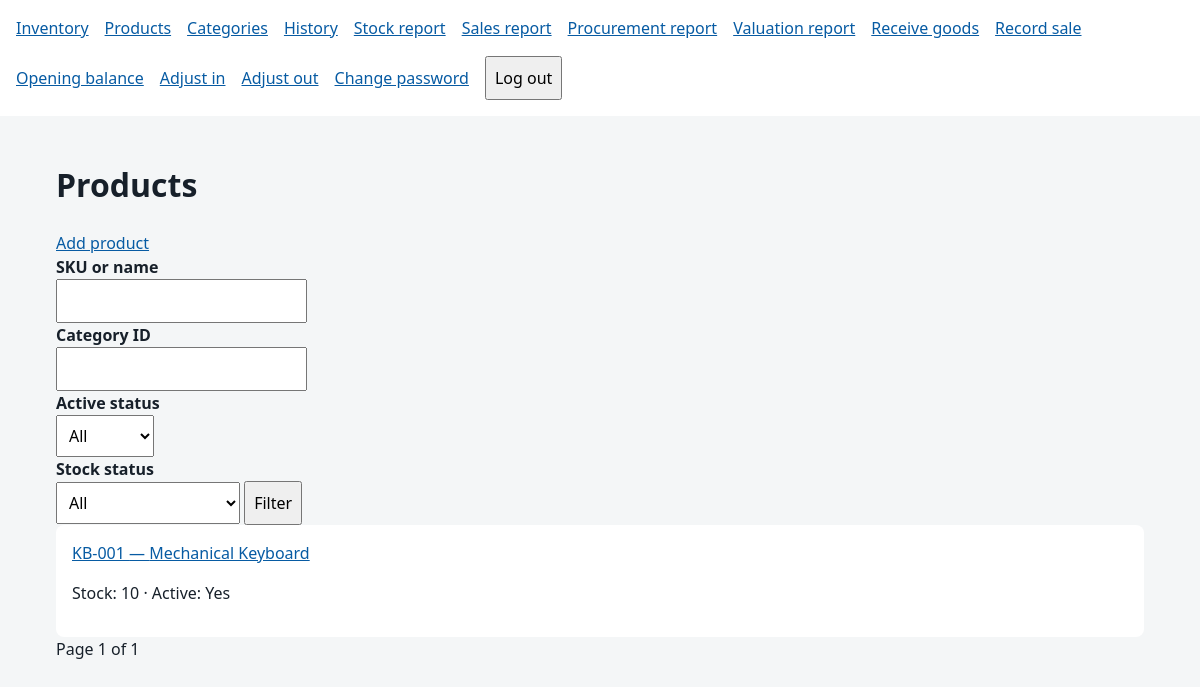
Screenshot of /products/ (signed in) with the database file from the repository.
### inventory/models.py (models this page shows, shortened)
class Product(models.Model):
    sku = models.CharField(max_length=50, unique=True)
    name = models.CharField(max_length=200)
    category = models.ForeignKey(
        Category,
        on_delete=models.PROTECT,
        related_name="products",
    )
    price = models.DecimalField(
        max_digits=10,
        decimal_places=2,
        validators=[MinValueValidator(Decimal("0.00"))],
    )
    stock_quantity = models.PositiveIntegerField(default=0)
    reorder_level = models.PositiveIntegerField(default=0)
    created_at = models.DateTimeField(auto_now_add=True)
    updated_at = models.DateTimeField(auto_now=True)
    description = models.TextField(blank=True)
    is_active = models.BooleanField(default=True)
    average_unit_cost = models.DecimalField(max_digits=24, decimal_places=6, default=0)
    inventory_value = models.DecimalField(max_digits=24, decimal_places=6, default=0)
    class Meta:
        ordering = ["name", "id"]
        constraints = [
            models.CheckConstraint(
                condition=models.Q(price__gte=0),
                name="inventory_product_price_nonnegative",
            ),
        ]

### inventory/web_views.py (the view)
# urls.py: path("products/", views.products, name="web-products"),
@login_required
@permission_required("inventory.view_product", raise_exception=True)
def products(request):
    try:
        qs = filter_products(Product.objects.select_related("category"), request.GET)
        page = Paginator(qs, 25).get_page(request.GET.get("page"))
    except ValidationError as exc:
        messages.error(request, "; ".join(exc.messages))
        page = Paginator(Product.objects.none(), 25).get_page(1)
    query = request.GET.copy()
    query.pop("page", None)
    return render(request, "inventory/products.html", {
        "products": page, "page": page, "query": query.urlencode()
    })

### inventory/queries.py (called while the page is built, shortened)
def integer(params, key):
    value = params.get(key)
    if not value:
        return None

def filter_products(qs, params):
    search = params.get("q", "").strip()
    if search:
        qs = qs.filter(Q(sku__icontains=search) | Q(name__icontains=search))
    category = integer(params, "category")
    if category:
        qs = qs.filter(category_id=category)
    active = params.get("active", "")
    if active not in {"", "true", "false"}:
        raise ValidationError("active must be true or false.")
    if active:
        qs = qs.filter(is_active=active == "true")
    low = params.get("low", "")
    if low not in {"", "true", "false"}:
        raise ValidationError("low must be true or false.")
    if low == "true":
        qs = qs.filter(stock_quantity__lte=F("reorder_level"))
    elif low == "false":
        qs = qs.filter(stock_quantity__gt=F("reorder_level"))
    return qs.order_by("name", "id")

### templates/inventory/products.html (shortened to what this page needs)
{% extends 'base.html' %}
{% block content %}<h1>Products</h1>
    {% if perms.inventory.add_product %}
        <a href="{% url 'web-product-create' %}">Add product</a>
    {% endif %}
    <form method="get">
        <label for="q">SKU or name</label><input id="q" name="q" value="{{ request.GET.q }}">
        <label for="category">Category ID</label><input id="category" name="category" value="{{ request.GET.category }}">
        <label for="active">Active status</label><select id="active" name="active"><option value="">All</option></select>
        <label for="low">Stock status</label><select id="low" name="low"><option value="">All</option></select>
        <button>Filter</button>
    </form>
    <div class="cards">
        {% for product in products %}
            <article>
                <a href="{% url 'web-product-detail' product.pk %}">{{ product.sku }} — {{ product.name }}
                </a>
                <p>Stock: {{ product.stock_quantity }} · Active: {{ product.is_active|yesno:'Yes,No' }}</p>
            </article>
        {% empty %}<p>No products yet.</p>{% endfor %}
    </div>
    {% include 'inventory/_pagination.html' %}
{% endblock %}

### static/inventory.css (style rules this page uses)
body { margin: 0; font: 1rem/1.5 system-ui, sans-serif; color: #17202a; background: #f4f6f7; }
a { color: #075ba3; }
label { display: block; font-weight: 600; }
input, select, textarea, button { font: inherit; padding: .5rem; max-width: 100%; box-sizing: border-box; }
button { cursor: pointer; }
.cards { display: grid; grid-template-columns: repeat(auto-fit, minmax(14rem, 1fr)); gap: 1rem; }
article { background: white; padding: 1rem; border-radius: .5rem; }

### rows the page displays
Product: sku "KB-001", name "Mechanical Keyboard", stock_quantity "10", is_active "Yes"

### other values shown
{{ page.number }} "1"
{{ page.paginator.num_pages }} "1"
